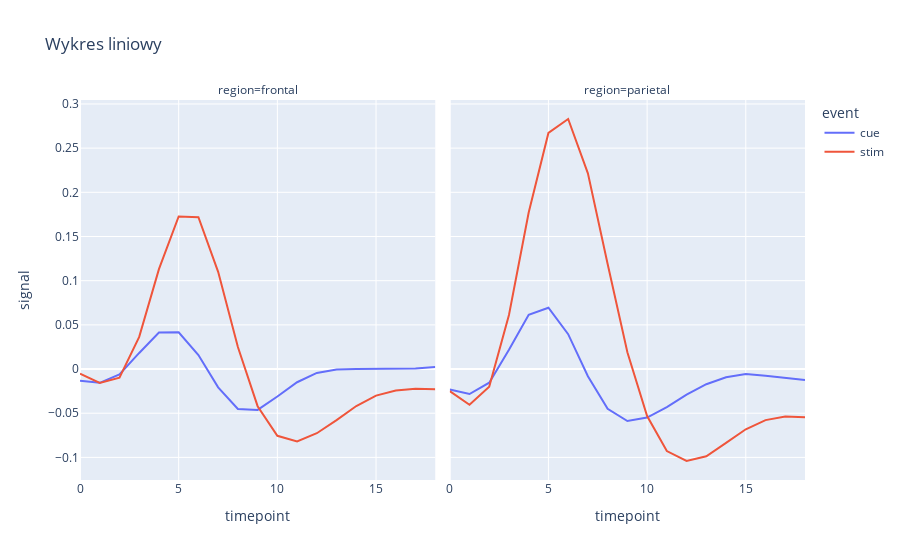

Here is the notebook cell this chart was saved with:
### Markdown cell above
W tym przypadku przydatny okazuje się także wykres oparty o ```plotly```. Jego podstawowa forma wygląda następująco:

### Code cell
fig = px.line(data_frame=fmri_agg, x='timepoint', y='signal', color='event', facet_col='region', title='Wykres liniowy')
fig.show()

### Figure 1 — Plotly figure (JSON) as saved in the notebook; plotly's stock layout.template omitted (floating-point values rounded to 4 significant figures)
{"data": [{"hovertemplate": "event=cue<br>region=frontal<br>timepoint=%{x}<br>signal=%{y}<extra></extra>", "legendgroup": "cue", "line": {"color": "#636efa", "dash": "solid"}, "mode": "lines", "name": "cue", "orientation": "v", "showlegend": true, "type": "scatter", "x": [0, 1, 2, 3, 4, 5, 6, 7, 8, 9, 10, 11, 12, 13, 14, 15, 16, 17, 18], "xaxis": "x", "y": [-0.01314, -0.01561, -0.006178, 0.01823, 0.04128, 0.04164, 0.01582, -0.02067, -0.04513, -0.04629, -0.0311, -0.01492, -0.004388, -0.0004407, 3.598e-05, 0.0003024, 7.456e-05, 0.0006964, 0.002276], "yaxis": "y"}, {"hovertemplate": "event=cue<br>region=parietal<br>timepoint=%{x}<br>signal=%{y}<extra></extra>", "legendgroup": "cue", "line": {"color": "#636efa", "dash": "solid"}, "mode": "lines", "name": "cue", "orientation": "v", "showlegend": false, "type": "scatter", "x": [0, 1, 2, 3, 4, 5, 6, 7, 8, 9, 10, 11, 12, 13, 14, 15, 16, 17, 18], "xaxis": "x2", "y": [-0.02317, -0.0283, -0.01548, 0.02194, 0.0613, 0.06934, 0.03949, -0.008105, -0.04491, -0.05889, -0.05496, -0.04307, -0.02901, -0.01718, -0.009225, -0.005511, -0.007607, -0.01018, -0.01237], "yaxis": "y2"}, {"hovertemplate": "event=stim<br>region=frontal<br>timepoint=%{x}<br>signal=%{y}<extra></extra>", "legendgroup": "stim", "line": {"color": "#EF553B", "dash": "solid"}, "mode": "lines", "name": "stim", "orientation": "v", "showlegend": true, "type": "scatter", "x": [0, 1, 2, 3, 4, 5, 6, 7, 8, 9, 10, 11, 12, 13, 14, 15, 16, 17, 18], "xaxis": "x", "y": [-0.005349, -0.01564, -0.00977, 0.03639, 0.1131, 0.1727, 0.1718, 0.11, 0.02491, -0.04204, -0.07556, -0.08193, -0.07263, -0.05781, -0.04181, -0.03012, -0.02433, -0.02217, -0.02284], "yaxis": "y"}, {"hovertemplate": "event=stim<br>region=parietal<br>timepoint=%{x}<br>signal=%{y}<extra></extra>", "legendgroup": "stim", "line": {"color": "#EF553B", "dash": "solid"}, "mode": "lines", "name": "stim", "orientation": "v", "showlegend": false, "type": "scatter", "x": [0, 1, 2, 3, 4, 5, 6, 7, 8, 9, 10, 11, 12, 13, 14, 15, 16, 17, 18], "xaxis": "x2", "y": [-0.025, -0.04046, -0.02006, 0.06122, 0.1771, 0.2672, 0.283, 0.2214, 0.1188, 0.01906, -0.05312, -0.09285, -0.1041, -0.0987, -0.08364, -0.06819, -0.05779, -0.05381, -0.05454], "yaxis": "y2"}], "layout": {"annotations": [{"font": {}, "showarrow": false, "text": "region=frontal", "x": 0.245, "xanchor": "center", "xref": "paper", "y": 1, "yanchor": "bottom", "yref": "paper"}, {"font": {}, "showarrow": false, "text": "region=parietal", "x": 0.755, "xanchor": "center", "xref": "paper", "y": 1, "yanchor": "bottom", "yref": "paper"}], "legend": {"title": {"text": "event"}, "tracegroupgap": 0}, "title": {"text": "Wykres liniowy"}, "xaxis": {"anchor": "y", "domain": [0, 0.49], "title": {"text": "timepoint"}}, "xaxis2": {"anchor": "y2", "domain": [0.51, 1], "matches": "x", "title": {"text": "timepoint"}}, "yaxis": {"anchor": "x", "domain": [0, 1], "title": {"text": "signal"}}, "yaxis2": {"anchor": "x2", "domain": [0, 1], "matches": "y", "showticklabels": false}}}
